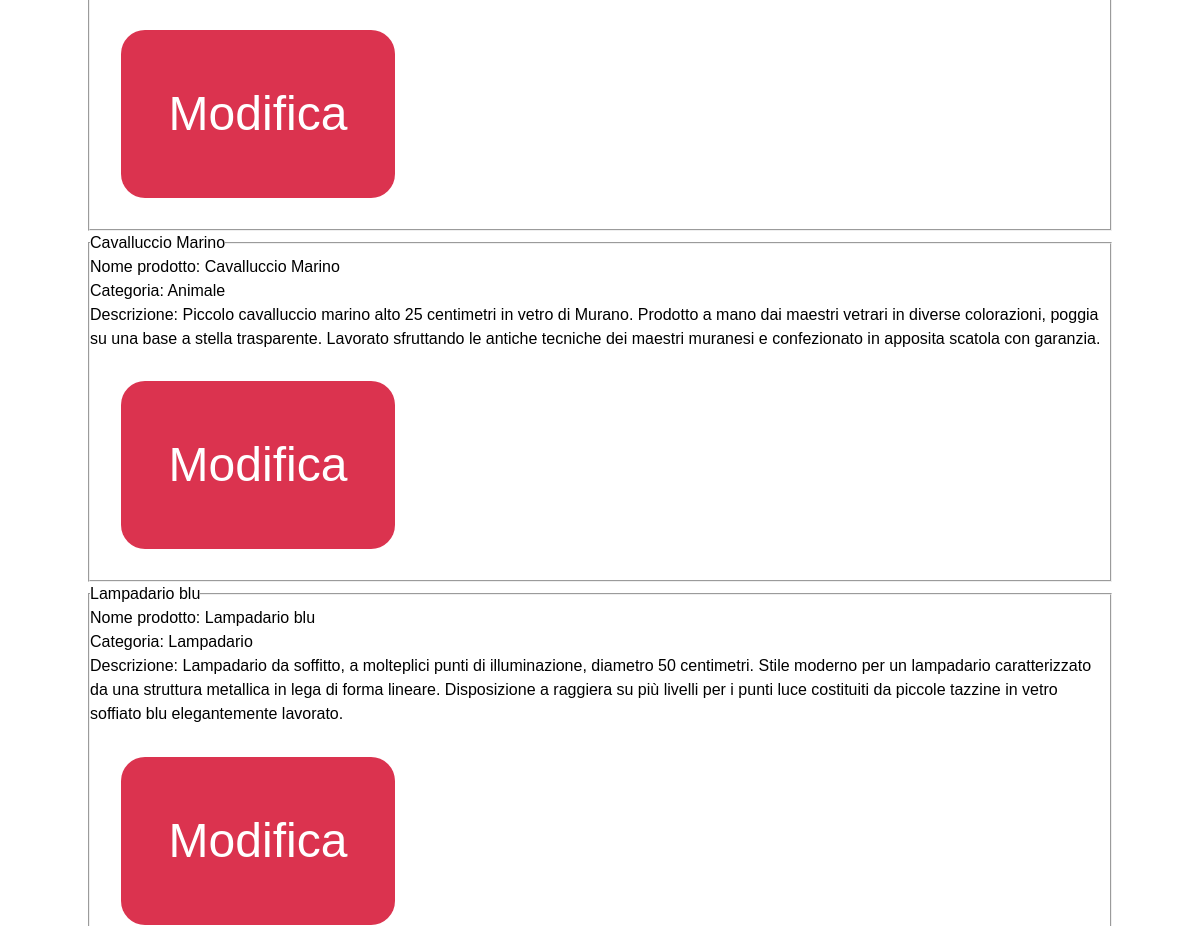
Before: /catalogo.php (signed in, middle part) with the older database file.
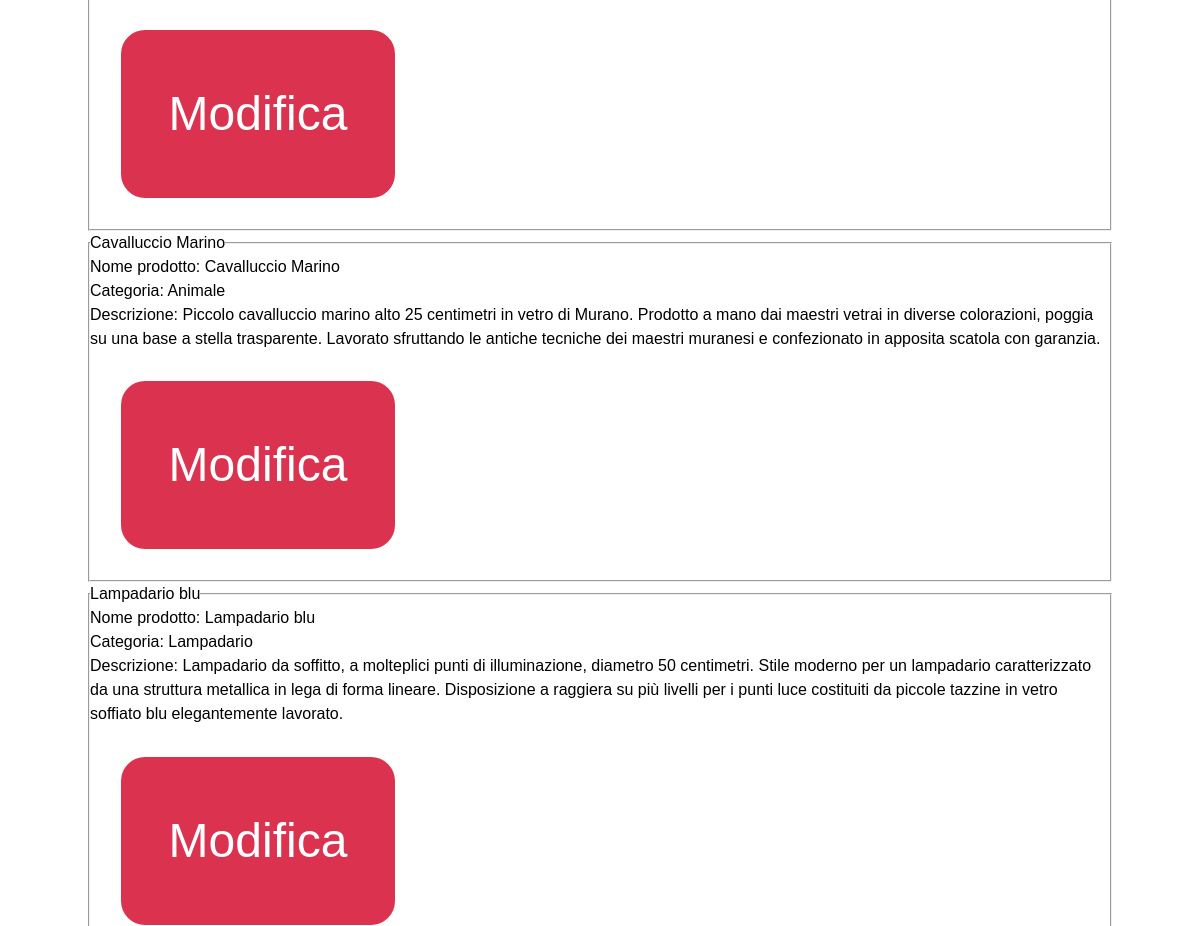
After: the same page with the newer database file.
### tables this page shows
CREATE TABLE IF NOT EXISTS `prodotti` (
  `id_prodotto` int(100) NOT NULL AUTO_INCREMENT,
  `id_categoria` int(100) NOT NULL,
  `Nome` varchar(100) NOT NULL,
  `Descrizione` varchar(500) NOT NULL,
  PRIMARY KEY (`id_prodotto`,`id_categoria`),
  KEY `prodotti` (`id_categoria`)
);

CREATE TABLE IF NOT EXISTS `categoria` (
  `id_categoria` int(100) NOT NULL AUTO_INCREMENT,
  `Nome` varchar(100) NOT NULL,
  `Descrizione` varchar(500) DEFAULT NULL,
  UNIQUE KEY `id_categoria` (`id_categoria`)
);

### PHP/connessione2.php (called while the page is built, shortened)
<?php
class DBAccess
{
    private static function startConnection()
    {
        try {
            return new mysqli(DBAccess::HOST_DB, DBAccess::USERNAME, DBAccess::PASSWORD, DBAccess::DATABASE_NAME);
        } catch (Exception $e) {
            http_response_code(500);
            if(isset($_SESSION["ruolo"])) {
                if($_SESSION["ruolo"] == "user") {
                    echo file_get_contents(dirname(__FILE__) . "/../HTML/500Utente.html");
                } elseif($_SESSION["ruolo"] == "admin") {
                    echo file_get_contents(dirname(__FILE__) . "/../HTML/500Amministratore.html");
                }
            } else {
                echo file_get_contents(dirname(__FILE__) . "/../HTML/500Semplice.html");
            }
            die();
        }
    }
    public static function dbQuery($query, ...$parametri)
    {
        $connection = self::startConnection();
        $stmt = $connection->prepare($query);
        $stmt->execute();
        $queryResult = $stmt->get_result();
        $select = false;
        if (strpos($query, "SELECT") === 0) {
            $select = true;
        }
        if ($select) {
            $result = array();
            while ($row = mysqli_fetch_assoc($queryResult)) {
                array_push($result, $row);
            }
            if (empty($result)) {
                return null;
            } else {
                return $result;
            }
        } else {
            $connection->close();
            return true;
        }
    }
}
?>

### catalogo_handler.php (the view, shortened to what this page needs)
<?php
require_once "PHP/class.php";
class Catalogo
{
    public static function show_allProducts()
    {
        $result = '<form action="catalogo.php" method="GET"><div class="pulsanti_catalogo"><input type="submit" class="invio" id="category_list" name="lista_categorie" value="Lista delle Categorie" />
        <input type="submit" class="invio" name="new_product" value="Aggiungi nuovo prodotto"/></div></form>';
        $products = Access::getAllProducts();
        if (empty($products))
            $result .= '<div id="wish-error" role="alert">Al momento non sono disponibili prodotti!</div>';
        else {
            for ($i = 0; $i < count($products); $i++) {
                $result .= '<form action="catalogo.php" method="POST"><fieldset class="prodotto">
                    <legend><span class="nome">' . Access::lang($products[$i]["Prod_Nome"]) . '</span></legend>
                    <div><input type="hidden" name="product_id" value="' . $products[$i]["id_prodotto"] . '"/></div>'
                    . '<div><input type="hidden" name="category_id" value="' . $products[$i]["id_categoria"] . '"/></div>';
                $result .= '<div><span class="nome">Nome prodotto:</span> ' . Access::lang($products[$i]["Prod_Nome"]) . '</div>
                    <div><span class="categoria">Categoria:</span> ' . Access::lang($products[$i]["Cat_Nome"]) . '</div>
                    <div><span class="descrizione">Descrizione:</span> ' . Access::lang($products[$i]["Descrizione"]) . '</div>
                    <div><input type="submit" class="modifica invio" name="modifica_prod" value="Modifica" /></div></fieldset></form>';
            }
        }
        return $result;
    }
}
?>

Changed rows visible on the page:
changed prodotti "Cavalluccio Marino": Descrizione "…a mano dai maestri vetrari in diverse colorazioni, poggia…" → "…a mano dai maestri vetrai in diverse colorazioni, poggia…"
